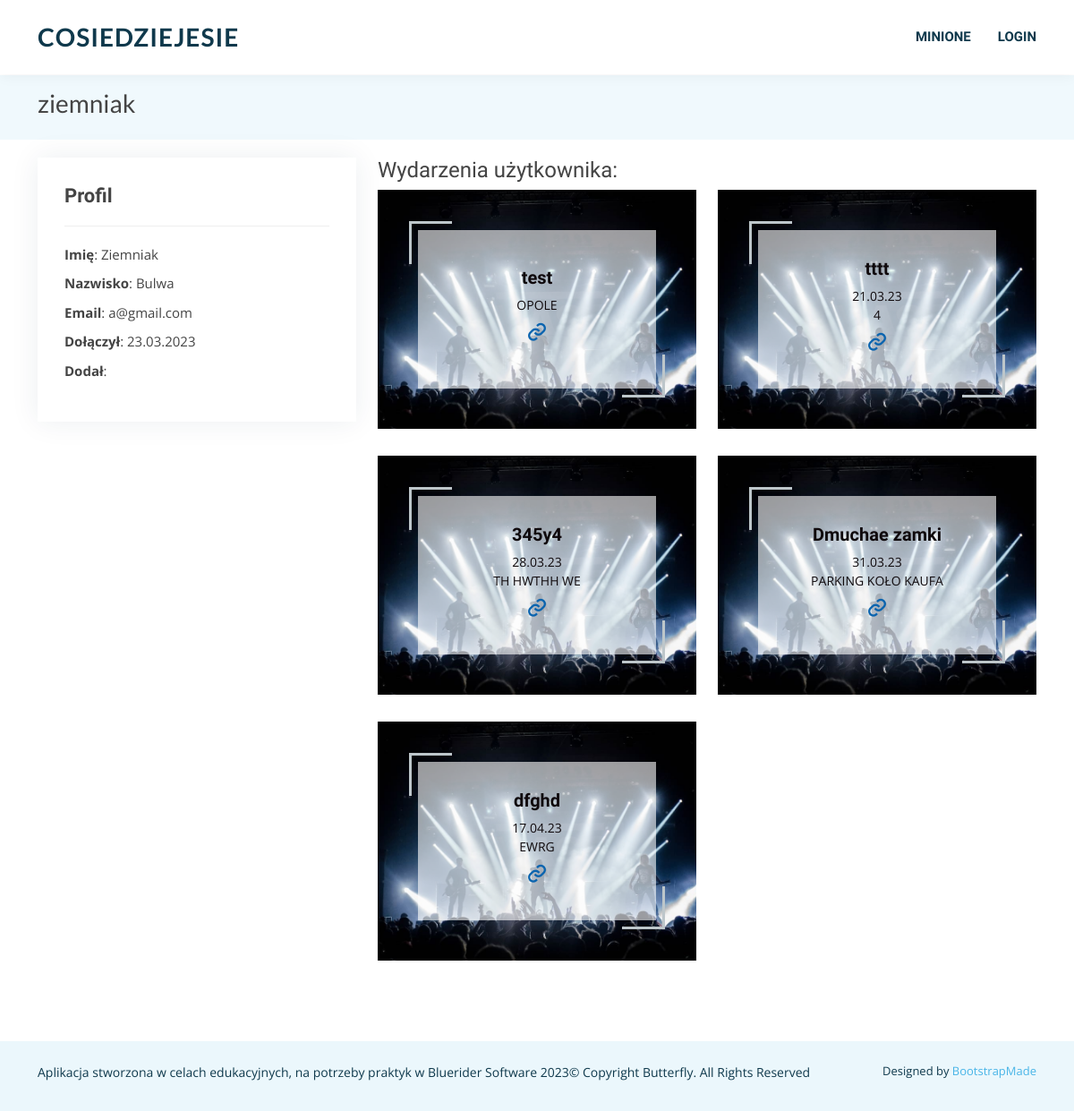
The app's page /profile/2/ with its own data.
### wydarzenia/models.py (models this page shows, shortened)
class Room(models.Model):
    host = models.ForeignKey(User, on_delete=models.SET_NULL, null=True)
    topic = models.ForeignKey(Topic, on_delete=models.SET_NULL, null=True)
    name = models.CharField(max_length=200, default="")
    price = models.DecimalField(max_digits=12, decimal_places=2, null=True)
    description = tinymce_models.HTMLField(blank=True, default="")
    date = models.DateTimeField(null=True, blank=True)
    updated = models.DateTimeField(auto_now=True)
    created = models.DateTimeField(auto_now_add=True)
    location = models.CharField(default="", max_length=50)

### wydarzenia/views.py (the view)
# urls.py: path("profile/<int:pk>/", views.profile, name="profile"),
def profile(request, pk):
    try:
        profile = User.objects.get(id=pk)
        room_list_by_date = Room.objects.filter(host=pk).order_by("date")
        return render(
            request,
            "wydarzenia/profile.html",
            {
                "profile": profile,
                "topics": Topic.objects.all(),
                "room_list": room_list_by_date,
            },
        )
    except User.DoesNotExist:
        return render(request, "404.html", {"my_var": "User Does Not Exists"})

### wydarzenia/templates/wydarzenia/profile.html (shortened to what this page needs)
{% extends 'main.html' %}
{% load static %}
{% block content %}
    <section id="breadcrumbs" class="breadcrumbs">
      <div class="container">
        <div class="d-flex justify-content-between align-items-center">
          <h2>{{ profile.username }}</h2>
        </div>
      </div>
    </section>
    <section id="portfolio-details" class="portfolio-details portfolio">
      <div class="container">
        <div class="row gy-4">
          <div class="col-lg-4">
            <div class="portfolio-info">
              <h3>Profil</h3>
              <ul>
                <li><strong>Imię</strong>: {{ profile.first_name }}{% if not profile.first_name %}(brak){% endif %}</li>
                <li><strong>Nazwisko</strong>: {{ profile.last_name }} {% if not profile.last_name %}(brak){% endif %}</li>
                <li><strong>Email</strong>: {{ profile.email }}{% if not profile.email %}(brak){% endif %}</li>
                <li><strong>Dołączył</strong>: {{ profile.date_joined|date:"d.m.Y" }}</li>
                <li><strong>Dodał</strong>: <a href="#"></a></li>
              </ul>
            </div>
          </div>
          <div class="col-lg-8">
              {% if room_list %}
                <h4>Wydarzenia użytkownika:</h4>
              {% else %}
                <h4>Brak wydarzeń</h4>
              {% endif %}
            <div class="row portfolio-container">
              {% for room in room_list %}
              <div class="col-lg-6 col-md-6 portfolio-item">
                <div class="portfolio-wrap">
                  <img src="{% static 'assets/img/portfolio/1.jpg' %}" class="img-fluid" alt="">
                  <div class="portfolio-info">
                    <h4>{{ room.name }}</h4>
                    <p>{{ room.date|date:"d.m.y" }}</p>
                    <p>{{ room.location }}</p>
                    <div class="portfolio-links">
                      <a href="{% url 'room' room.id %}" title="Zobacz opis"><i class="bx bx-link"></i></a>
                    </div>
                  </div>
                </div>
              </div>
              {% endfor %}
            </div>
          </div>
        </div>
      </div>
    </section>
{% endblock %}

### static/assets/css/style.css (style rules this page uses)
body { font-family: "Open Sans", sans-serif; color: #444444; }
a { text-decoration: none; color: #49b5e7; }
h1, h2, h3, h4, h5, h6 { font-family: "Dosis", sans-serif; }
section { padding: 60px 0; overflow: hidden; }
.portfolio { margin-top: -40px; }
.portfolio .portfolio-item { margin-bottom: 30px; }
.portfolio .portfolio-wrap { transition: 0.3s; position: relative; overflow: hidden; z-index: 1; background: rgba(255, 255, 255, 0.6); }
.portfolio .portfolio-wrap::before { content: ""; background: rgba(255, 255, 255, 0.6); position: absolute; left: 45px; right: 45px; top: 45px; bottom: 45px; transition: all ease-in-out 0.3s; z-index: 2; opacity: 1; }
.portfolio .portfolio-wrap .portfolio-info { opacity: 1; position: absolute; top: 0; left: 0; right: 0; bottom: 0; text-align: center; z-index: 3; transition: all ease-in-out 0.3s; display: flex; flex-direction: column; justify-content: center; align-items: center; }
.portfolio .portfolio-wrap .portfolio-info::before { display: block; content: ""; width: 48px; height: 48px; position: absolute; top: 35px; left: 35px; border-top: 3px solid #bdc6ca; border-left: 3px solid #bdc6ca; transition: all 0.5s ease 0s; z-index: 9994; }
.portfolio .portfolio-wrap .portfolio-info::after { display: block; content: ""; width: 48px; height: 48px; position: absolute; bottom: 35px; right: 35px; border-bottom: 3px solid #bdc6ca; border-right: 3px solid #bdc6ca; transition: all 0.5s ease 0s; z-index: 9994; }
.portfolio .portfolio-wrap .portfolio-info h4 { font-size: 20px; color: #0f090c; font-weight: 600; }
.portfolio .portfolio-wrap .portfolio-info p { color: #0f090c; font-size: 14px; text-transform: uppercase; padding: 0; margin: 0; }
.portfolio .portfolio-wrap .portfolio-links { text-align: center; z-index: 4; }
.portfolio .portfolio-wrap .portfolio-links a { color: #0b64af; margin: 0 2px; font-size: 28px; display: inline-block; transition: 0.3s; }
.portfolio-details .portfolio-info { padding: 30px; box-shadow: 0px 0 30px rgba(15, 57, 76, 0.08); }
.portfolio-details .portfolio-info h3 { font-size: 22px; font-weight: 700; margin-bottom: 20px; padding-bottom: 20px; border-bottom: 1px solid #eee; }
.portfolio-details .portfolio-info ul { list-style: none; padding: 0; font-size: 15px; }
.portfolio-details .portfolio-info ul li+li { margin-top: 10px; }
.breadcrumbs { padding: 15px 0; background: #f0f9fd; margin-top: 84px; }
.breadcrumbs h2 { font-size: 28px; font-weight: 400; font-family: "Lato", sans-serif; }

### records on screen
Room: name "test", location "OPOLE"
Room: name "tttt", date "21.03.23", location "4"
Room: name "345y4", date "28.03.23", location "TH HWTHH WE"
Room: name "Dmuchae zamki", date "31.03.23", location "PARKING KOŁO KAUFA"
Room: name "dfghd", date "17.04.23", location "EWRG"

### other values on screen
{{ profile.username }} "ziemniak"
{{ profile.first_name }} "Ziemniak"
{{ profile.last_name }} "Bulwa"
{{ profile.email }} "a@gmail.com"
{{ profile.date_joined|date:"d.m.Y" }} "23.03.2023"
